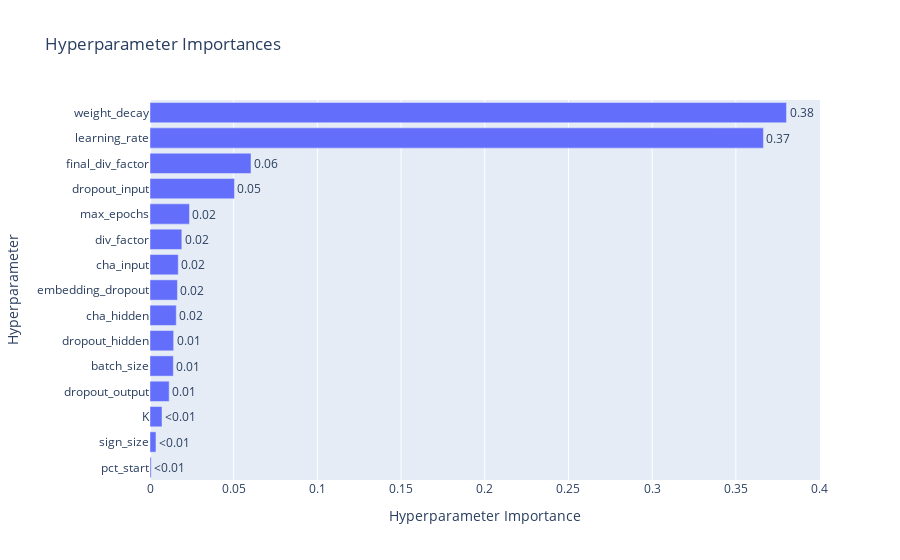

Source (notebook cell):
### Code cell
plot_param_importances(study)

### Figure 1 — Plotly figure (JSON) as saved in the notebook; plotly's stock layout.template omitted (floating-point values rounded to 4 significant figures)
{"data": [{"cliponaxis": false, "hovertemplate": ["pct_start (FloatDistribution): 0.0007089822779555439<extra></extra>", "sign_size (IntDistribution): 0.003566616187260132<extra></extra>", "K (IntDistribution): 0.007170346810064571<extra></extra>", "dropout_output (FloatDistribution): 0.011442952662757987<extra></extra>", "batch_size (IntDistribution): 0.01395054257537481<extra></extra>", "dropout_hidden (FloatDistribution): 0.01412292397894679<extra></extra>", "cha_hidden (IntDistribution): 0.015688598362182858<extra></extra>", "embedding_dropout (FloatDistribution): 0.01639679884212582<extra></extra>", "cha_input (IntDistribution): 0.016874957364690874<extra></extra>", "div_factor (FloatDistribution): 0.018999366214975125<extra></extra>", "max_epochs (IntDistribution): 0.023586237514042742<extra></extra>", "dropout_input (FloatDistribution): 0.0504608077725985<extra></extra>", "final_div_factor (FloatDistribution): 0.06033456665479948<extra></extra>", "learning_rate (FloatDistribution): 0.36646324045707784<extra></extra>", "weight_decay (FloatDistribution): 0.380233062325147<extra></extra>"], "name": "Objective Value", "orientation": "h", "text": ["<0.01", "<0.01", "<0.01", "0.01", "0.01", "0.01", "0.02", "0.02", "0.02", "0.02", "0.02", "0.05", "0.06", "0.37", "0.38"], "textposition": "outside", "type": "bar", "x": [0.000709, 0.003567, 0.00717, 0.01144, 0.01395, 0.01412, 0.01569, 0.0164, 0.01687, 0.019, 0.02359, 0.05046, 0.06033, 0.3665, 0.3802], "y": ["pct_start", "sign_size", "K", "dropout_output", "batch_size", "dropout_hidden", "cha_hidden", "embedding_dropout", "cha_input", "div_factor", "max_epochs", "dropout_input", "final_div_factor", "learning_rate", "weight_decay"]}], "layout": {"title": {"text": "Hyperparameter Importances"}, "xaxis": {"title": {"text": "Hyperparameter Importance"}}, "yaxis": {"title": {"text": "Hyperparameter"}}}}
